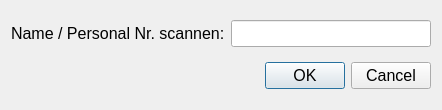
<?xml version="1.0" encoding="UTF-8"?>
<ui version="4.0">
 <class>myDialogPersonnelNumberScanner</class>
 <widget class="QDialog" name="myDialogPersonnelNumberScanner">
  <property name="windowModality">
   <enum>Qt::ApplicationModal</enum>
  </property>
  <property name="geometry">
   <rect>
    <x>0</x>
    <y>0</y>
    <width>401</width>
    <height>110</height>
   </rect>
  </property>
  <property name="font">
   <font>
    <pointsize>12</pointsize>
   </font>
  </property>
  <property name="windowTitle">
   <string>Name / Personal Nr. eingeben - Scanner</string>
  </property>
  <property name="windowIcon">
   <iconset>
    <normalon>:/Icons/Images/Micrometer-100.png</normalon>
   </iconset>
  </property>
  <property name="accessibleName">
   <string>myDialogPersonnelNumberScanner</string>
  </property>
  <layout class="QGridLayout" name="myGridLayoutDialogPersonnelNumber">
   <item row="0" column="1">
    <widget class="QLineEdit" name="myLineEditScanPersonnelNumber">
     <property name="minimumSize">
      <size>
       <width>200</width>
       <height>0</height>
      </size>
     </property>
     <property name="accessibleName">
      <string>myLineEditScanPersonnelNumber</string>
     </property>
    </widget>
   </item>
   <item row="1" column="1">
    <widget class="QDialogButtonBox" name="myButtonBoxDialogPersonnelNumberScanner">
     <property name="accessibleName">
      <string>myButtonBoxDialogPersonnelNumberScanner</string>
     </property>
     <property name="orientation">
      <enum>Qt::Horizontal</enum>
     </property>
     <property name="standardButtons">
      <set>QDialogButtonBox::Cancel|QDialogButtonBox::Ok</set>
     </property>
    </widget>
   </item>
   <item row="0" column="0">
    <widget class="QLabel" name="myLabelPersonnelNumber">
     <property name="accessibleName">
      <string>myLabelPersonnelNumber</string>
     </property>
     <property name="text">
      <string>Name / Personal Nr. scannen:</string>
     </property>
    </widget>
   </item>
  </layout>
 </widget>
 <resources>
  <include location="../InResources.qrc"/>
 </resources>
 <connections>
  <connection>
   <sender>myButtonBoxDialogPersonnelNumberScanner</sender>
   <signal>accepted()</signal>
   <receiver>myDialogPersonnelNumberScanner</receiver>
   <slot>accept()</slot>
   <hints>
    <hint type="sourcelabel">
     <x>248</x>
     <y>254</y>
    </hint>
    <hint type="destinationlabel">
     <x>157</x>
     <y>274</y>
    </hint>
   </hints>
  </connection>
  <connection>
   <sender>myButtonBoxDialogPersonnelNumberScanner</sender>
   <signal>rejected()</signal>
   <receiver>myDialogPersonnelNumberScanner</receiver>
   <slot>reject()</slot>
   <hints>
    <hint type="sourcelabel">
     <x>316</x>
     <y>260</y>
    </hint>
    <hint type="destinationlabel">
     <x>286</x>
     <y>274</y>
    </hint>
   </hints>
  </connection>
 </connections>
</ui>
